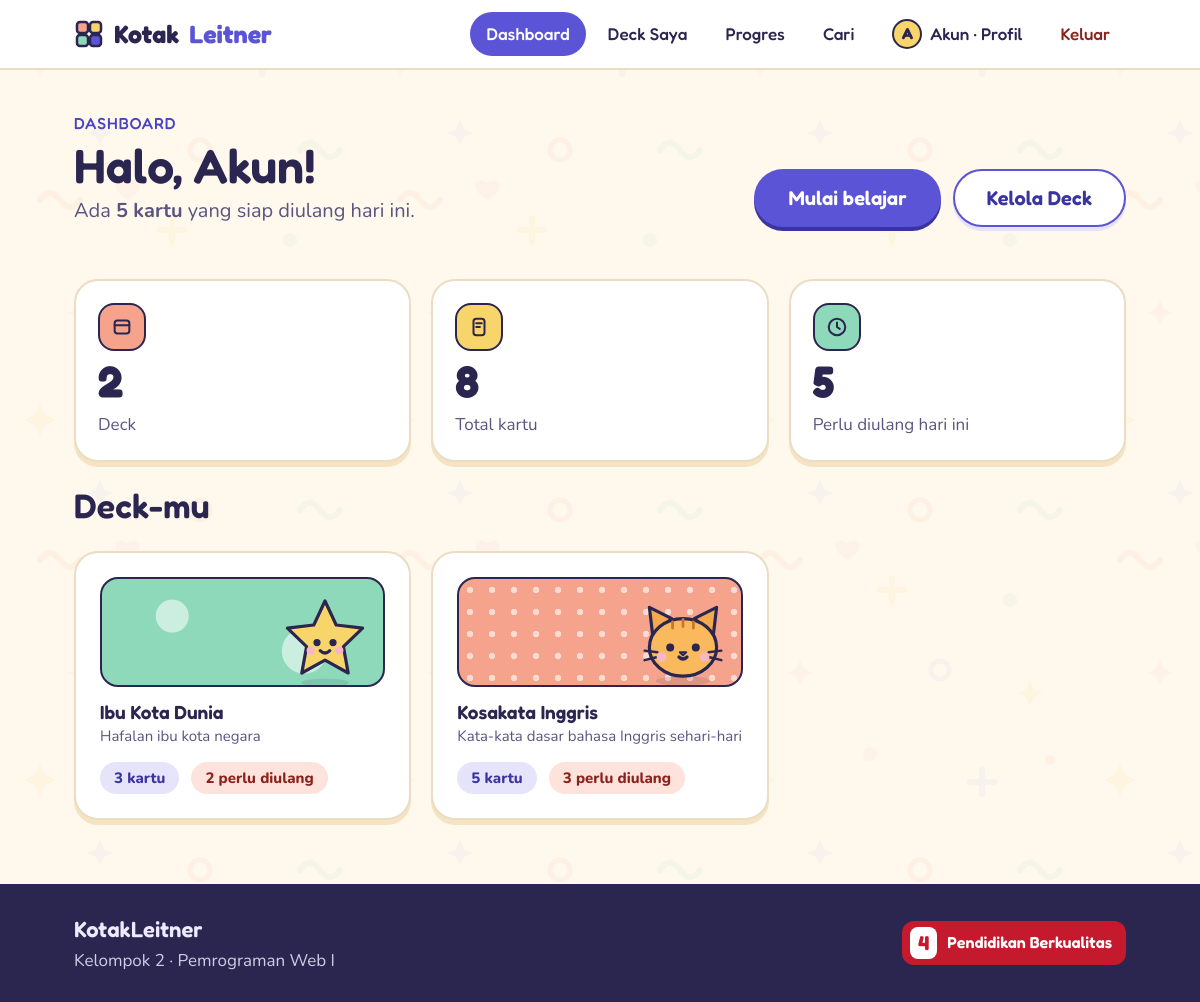
/dashboard.php (signed in), run on the app's committed database.
### tables this page shows
CREATE TABLE deck (
  id INT AUTO_INCREMENT PRIMARY KEY,
  user_id INT NOT NULL,
  nama VARCHAR(60) NOT NULL,
  deskripsi VARCHAR(200) NOT NULL DEFAULT '',
  warna TINYINT NOT NULL DEFAULT 1,
  karakter VARCHAR(20) NOT NULL DEFAULT 'kucing',
  FOREIGN KEY (user_id) REFERENCES users(id) ON DELETE CASCADE
);

### koneksi.php (the view, shortened to what this page needs)
<?php
function e($teks) {
    return htmlspecialchars($teks, ENT_QUOTES, 'UTF-8');
}
function nama_depan($nama) {
    $bagian = explode(' ', trim($nama));
    return $bagian[0];
}
function kartu_deck($d) {
    $h  = '<a class="card hov deckcard" href="kartu.php?deck=' . (int)$d['id'] . '">';
    $h .= '<div class="cv cv-' . (int)$d['warna'] . ' hasch"><img class="cvchar" src="assets/img/' . e($d['karakter']) . '.svg" height="96" alt=""></div>';
    $h .= '<div><h4>' . e($d['nama']) . '</h4>';
    if ($d['deskripsi'] != '') {
        $h .= '<p class="muted" style="font-size:15px">' . e($d['deskripsi']) . '</p>';
    }
    $h .= '</div><div class="row"><span class="chip">' . (int)$d['total'] . ' kartu</span>';
    if ((int)$d['ulang'] > 0) {
        $h .= '<span class="chip warm">' . (int)$d['ulang'] . ' perlu diulang</span>';
    } else {
        $h .= '<span class="chip ok">Aman hari ini</span>';
    }
    $h .= '</div></a>';
    return $h;
}

### dashboard.php (shortened to what this page needs)
<?php
require_once 'cek_login.php';
$uid = (int)$_SESSION['user_id'];
$hasil = mysqli_query($conn, "SELECT d.*, COUNT(k.id) AS total, SUM(k.jadwal <= CURDATE()) AS ulang
    FROM deck d LEFT JOIN kartu k ON k.deck_id = d.id
    WHERE d.user_id = $uid GROUP BY d.id ORDER BY d.id DESC");
$daftar = [];
$total_kartu = 0;
$total_ulang = 0;
while ($row = mysqli_fetch_assoc($hasil)) {
    $daftar[] = $row;
    $total_kartu += (int)$row['total'];
    $total_ulang += (int)$row['ulang'];
}
$total_deck = count($daftar);
include 'header.php';
?>
<div class="wrap stack">
  <div class="page-head">
    <div>
      <span class="eyebrow">Dashboard</span>
      <h1>Halo, <?= e(nama_depan($_SESSION['nama'])) ?>!</h1>
      <p class="lead">
        <?php if ($total_ulang > 0): ?>
          Ada <b><?= $total_ulang ?> kartu</b> yang siap diulang hari ini.
        <?php else: ?>
          Belum ada kartu yang perlu diulang hari ini.
        <?php endif; ?>
      </p>
    </div>
    <div class="row">
      <?php if ($total_ulang > 0): ?>
        <a class="btn btn-pri btn-lg" href="belajar.php?baru=1">Mulai belajar</a>
      <?php endif; ?>
      <a class="btn btn-sec btn-lg" href="deck.php">Kelola Deck</a>
    </div>
  </div>
  <div class="grid g3">
    <div class="card stat">
      <div class="bub kfill1"><svg class="ico" viewBox="0 0 24 24"><rect x="4" y="5" width="16" height="14" rx="3"/><path d="M4 10h16"/></svg></div>
      <div class="num"><?= $total_deck ?></div>
      <div class="muted">Deck</div>
    </div>
    <div class="card stat">
      <div class="bub kfill2"><svg class="ico" viewBox="0 0 24 24"><rect x="6" y="3" width="12" height="18" rx="3"/><path d="M9 8h6M9 12h4"/></svg></div>
      <div class="num"><?= $total_kartu ?></div>
      <div class="muted">Total kartu</div>
    </div>
    <div class="card stat">
      <div class="bub kfill3"><svg class="ico" viewBox="0 0 24 24"><circle cx="12" cy="12" r="9"/><path d="M12 7v5l3 2"/></svg></div>
      <div class="num"><?= $total_ulang ?></div>
      <div class="muted">Perlu diulang hari ini</div>
    </div>
  </div>
  <h2>Deck-mu</h2>
  <?php if ($total_deck == 0): ?>
    <div class="empty">
      <img src="assets/img/maskot-tidur.svg" alt="" width="160" height="173">
      <h3>Belum ada deck</h3>
      <p class="muted">Buat deck pertamamu, lalu isi dengan kartu untuk mulai belajar.</p>
      <a class="btn btn-pri" href="deck.php">Buat Deck Pertama</a>
    </div>
  <?php else: ?>
    <div class="grid g3">
      <?php foreach ($daftar as $d): ?>
        <?= kartu_deck($d) ?>
      <?php endforeach; ?>
    </div>
  <?php endif; ?>
</div>
<?php include 'footer.php'; ?>

### assets/style.css (style rules this page uses)
:root { --bg:#FFF8EC;--sand:#FCEFD9;--sand2:#F5E3C3;--line:#EBDDC3;--edge:#8E88C6;--ink:#2B2650;--ink2:#5A5580;--pri:#5B54D6;--pri-d:#4A43C2;--pri-dd:#3A34A0;--pri-l:#E6E4FB;--pri-ll:#F3F2FD;--coral:#F6A38D;--coral-l:#FDE3DB;--coral-d:#8A231D;--yellow:#F8D56B;--yellow-l:#FFF1C2;--mint:#8FD9BB;--mint-l:#D8F3E6;--sky:#A8B5F7;--pink:#F7B6C8;--ok:#1F7A58;--danger:#C2362E;--hd:'Fredoka','Baloo 2',system-ui,sans-serif;--bd:'Nunito',system-ui,sans-serif }
html,body { margin:0;padding:0;min-height:100% }
.kl,.kl * { box-sizing:border-box }
.kl h1,.kl h2,.kl h3,.kl h4 { font-family:var(--hd);font-weight:600;margin:0;line-height:1.2;color:var(--ink) }
.kl h1 { font-size:48px }
.kl h2 { font-size:34px }
.kl h4 { font-size:19px }
.kl p { margin:0 }
.kl .muted { color:var(--ink2) }
.kl .lead { font-size:20px;color:var(--ink2) }
.kl a { color:var(--pri-d) }
.kl .wrap { max-width:1100px;margin:0 auto;padding:0 24px;width:100% }
.kl .eyebrow { font-family:var(--hd);font-weight:500;font-size:16px;letter-spacing:.06em;text-transform:uppercase;color:var(--pri-d) }
.kl .ico { width:22px;height:22px;flex:none;fill:none;stroke:currentColor;stroke-width:2.2;stroke-linecap:round;stroke-linejoin:round }
.kl .btn { display:inline-flex;align-items:center;justify-content:center;gap:8px;min-height:48px;padding:0 24px;border-radius:999px;border:2px solid transparent;font-family:var(--hd);font-weight:600;font-size:18px;line-height:1;text-decoration:none;cursor:pointer;transition:transform .15s,background .15s,box-shadow .15s,border-color .15s;white-space:nowrap }
.kl .btn-pri { background:var(--pri);color:#fff;box-shadow:0 4px 0 var(--pri-dd) }
.kl .btn-sec { background:#fff;color:var(--pri-dd);border-color:var(--pri);box-shadow:0 4px 0 var(--pri-l) }
.kl .btn-lg { min-height:58px;padding:0 32px;font-size:20px }
.kl .card { background:#fff;border:2px solid var(--line);border-radius:24px;padding:24px;box-shadow:0 5px 0 var(--sand2) }
.kl .card.hov { transition:transform .18s,box-shadow .18s }
.kl .kfill1 { background:#F6A38D }
.kl .kfill2 { background:#F8D56B }
.kl .kfill3 { background:#8FD9BB }
.kl .chip { display:inline-flex;align-items:center;gap:6px;padding:4px 14px;border-radius:999px;background:var(--pri-l);color:var(--pri-dd);font-weight:800;font-size:15px }
.kl .chip.warm { background:var(--coral-l);color:#8A231D }
.kl .stat { display:flex;flex-direction:column;gap:8px;padding:22px }
.kl .stat .bub { width:48px;height:48px;border-radius:16px;display:flex;align-items:center;justify-content:center;border:2px solid var(--ink);color:var(--ink) }
.kl .stat .num { font-family:var(--hd);font-weight:700;font-size:44px;line-height:1 }
.kl .cv { border-radius:18px;border:2px solid var(--ink) }
.kl .cv-1 { background-color:#F6A38D;background-image:radial-gradient(rgba(255,255,255,.6) 3px,transparent 3.5px);background-size:22px 22px }
.kl .cv-3 { background-color:#8FD9BB;background-image:radial-gradient(circle at 25% 35%,rgba(255,255,255,.55) 0 16px,transparent 17px),radial-gradient(circle at 72% 68%,rgba(255,255,255,.55) 0 22px,transparent 23px) }
.kl .cv.hasch { position:relative;overflow:hidden }
.kl .cvchar { position:absolute;right:10px;bottom:-4px;width:auto }
.kl .stack { display:flex;flex-direction:column;gap:24px }
.kl .row { display:flex;align-items:center;gap:12px;flex-wrap:wrap }
.kl .grid { display:grid;gap:20px }
.kl .g3 { grid-template-columns:repeat(3,1fr) }
.kl .page-head { display:flex;align-items:flex-end;justify-content:space-between;gap:16px;flex-wrap:wrap;margin-bottom:28px }
.kl .deckcard { display:flex;flex-direction:column;gap:14px;text-decoration:none;color:inherit }
.kl .deckcard .cv { height:110px;position:relative }

### data on the page
deck: karakter (picture), nama "Ibu Kota Dunia", deskripsi "Hafalan ibu kota negara", total "3", ulang "2"
deck: karakter (picture), nama "Kosakata Inggris", deskripsi "Kata-kata dasar bahasa Inggris sehari-hari", total "5", ulang "3"

### other printed values
substr($_SESSION['nama'], 0, 1) "A"
nama_depan($_SESSION['nama']) "Akun"
$total_ulang "5"
$total_deck "2"
$total_kartu "8"
